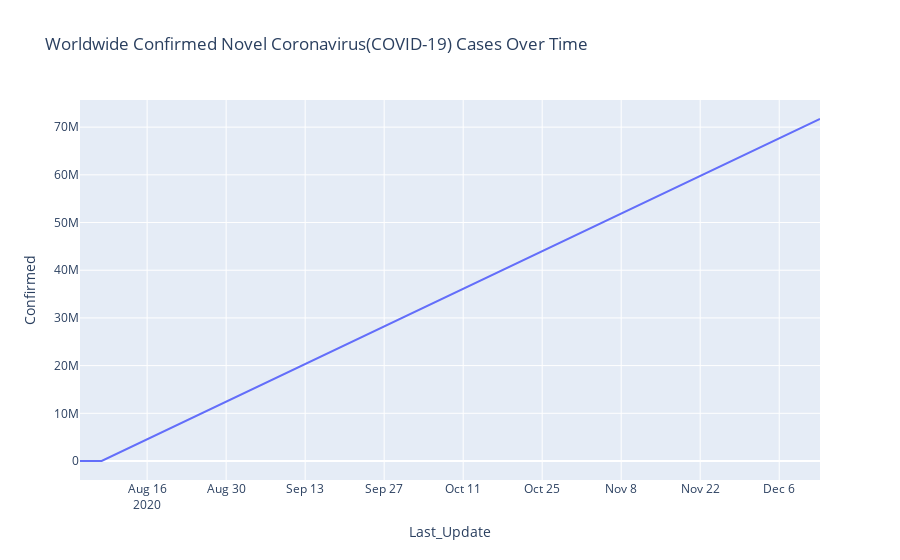

Here is the notebook cell this chart was saved with:
### Markdown cell above
Write a Python program to visualize Worldwide Confirmed Novel Coronavirus (COVID-19) cases over time

### Code cell
grouped = df.groupby('Last_Update')['Last_Update', 'Confirmed', 'Deaths'].sum().reset_index()
fig = px.line(grouped, x="Last_Update", y="Confirmed", title="Worldwide Confirmed Novel Coronavirus(COVID-19) Cases Over Time")
fig.show()

### Figure 1 — Plotly figure (JSON) as saved in the notebook; plotly's stock layout.template omitted (floating-point values rounded to 4 significant figures)
{"data": [{"hovertemplate": "Last_Update=%{x}<br>Confirmed=%{y}<extra></extra>", "legendgroup": "", "line": {"color": "#636efa", "dash": "solid"}, "mode": "lines", "name": "", "orientation": "v", "showlegend": false, "type": "scatter", "x": ["2020-08-04 02:27:56", "2020-08-07 22:34:20", "2020-12-13 05:27:20"], "xaxis": "x", "y": [152, 0, 71704733], "yaxis": "y"}], "layout": {"legend": {"tracegroupgap": 0}, "title": {"text": "Worldwide Confirmed Novel Coronavirus(COVID-19) Cases Over Time"}, "xaxis": {"anchor": "y", "domain": [0, 1], "title": {"text": "Last_Update"}}, "yaxis": {"anchor": "x", "domain": [0, 1], "title": {"text": "Confirmed"}}}}
